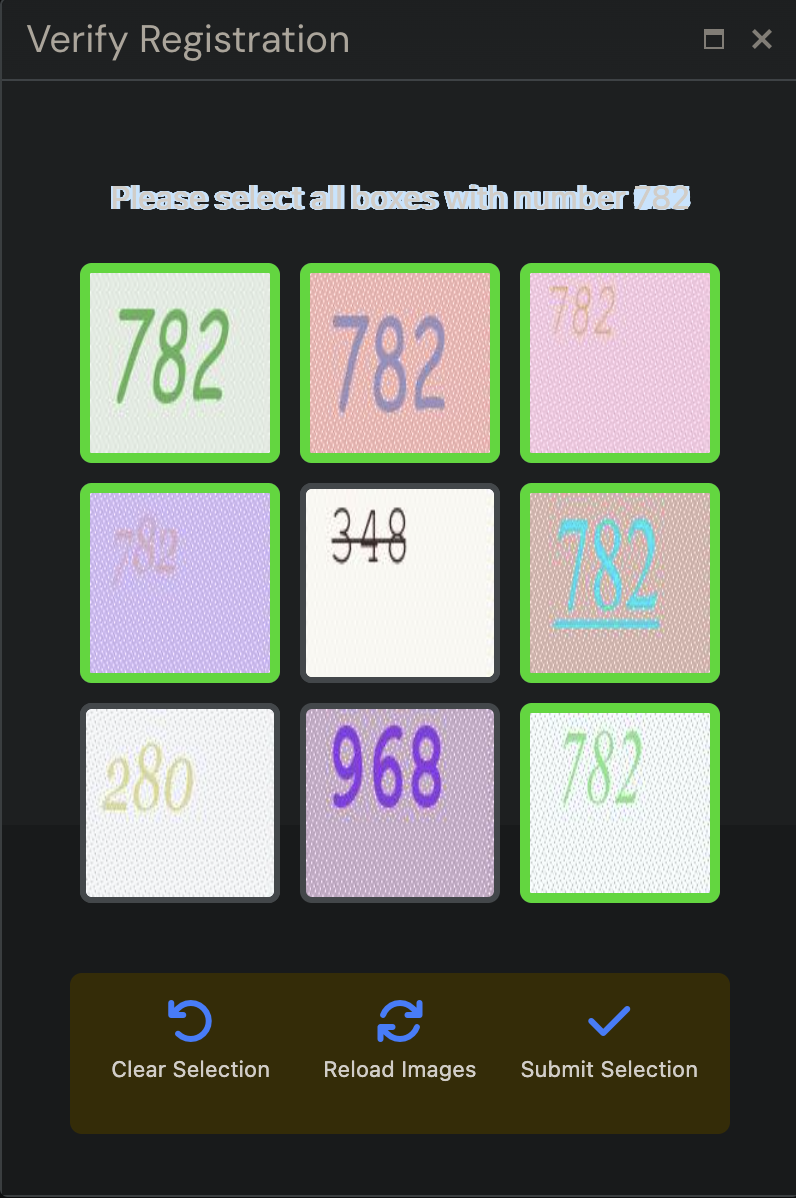
#> input picture images/captcha.png, 796 x 1198 px
$ python -i build_style_bank.py   (imports and definitions only)
#> lines starting #> are read from the running program, lines starting #| are printed output that depends on the picture
#!/usr/bin/env python3
"""
Build a style-aware bank of authentic CAPTCHA glyphs.

Key design:
- Never average glyphs.
- Never synthesize glyph shapes.
- Cluster complete CAPTCHA templates by measurable visual style.
- For each style cluster, digit, and position, select authentic medoid glyphs.
- Detect underline contamination and record it separately.
- Save manifests consumed by synthetic_compositor_v5.py.

Run:
python build_style_bank.py \
  --assets data/real_assets \
  --output data/style_bank \
  --clusters 8
"""

from __future__ import annotations

import argparse
import csv
import json
from collections import Counter, defaultdict
from dataclasses import asdict, dataclass
from pathlib import Path

import cv2
import numpy as np
from sklearn.cluster import KMeans
from sklearn.preprocessing import StandardScaler


@dataclass(frozen=True)
class Glyph:
    path: Path
    digit: str
    position: int
    x: int
    y: int
    width: int
    height: int
    source_tile: str
    quality: float


@dataclass(frozen=True)
class Background:
    path: Path
    source_tile: str


@dataclass(frozen=True)
class GlyphFeatures:
    aspect: float
    density: float
    stroke_width: float
    edge_softness: float
    mean_l: float
    mean_a: float
    mean_b: float
    underline_score: float
    component_count: int


@dataclass(frozen=True)
class TemplateFeatures:
    mean_height: float
    height_std: float
    mean_width: float
    width_std: float
    mean_stroke: float
    stroke_std: float
    mean_edge_softness: float
    mean_density: float
    spacing_1: float
    spacing_2: float
    baseline_std: float
    underline_fraction: float
    mean_l: float
    mean_chroma: float


def read_csv(path: Path) -> list[dict[str, str]]:
    with path.open(newline="", encoding="utf-8") as handle:
        return list(csv.DictReader(handle))


def resolve_path(root: Path, raw: str) -> Path:
    path = Path(raw)
    return path if path.is_absolute() else root / path


# [26 lines left out: functions load_bgra, alpha_bounds, underline_mask, not called in this run]


def glyph_features(image: np.ndarray) -> GlyphFeatures:
    alpha = image[:, :, 3]
    bounds = alpha_bounds(image)
    if bounds is None:
        return GlyphFeatures(0, 0, 0, 0, 0, 0, 0, 0, 0)

    x0, y0, x1, y1 = bounds
    crop_alpha = alpha[y0:y1, x0:x1]
    binary = (crop_alpha > 32).astype(np.uint8)
    h, w = binary.shape

    distance = cv2.distanceTransform(binary, cv2.DIST_L2, 5)
    stroke_values = distance[binary > 0] * 2.0
    stroke = float(stroke_values.mean()) if stroke_values.size else 0.0

    fractional = crop_alpha[(crop_alpha > 0) & (crop_alpha < 255)]
    edge_softness = float(
        len(fractional) / max(1, np.count_nonzero(crop_alpha))
    )

    count, _, stats, _ = cv2.connectedComponentsWithStats(binary, 8)
    substantial = 0
    for index in range(1, count):
        area = int(stats[index, cv2.CC_STAT_AREA])
        ch = int(stats[index, cv2.CC_STAT_HEIGHT])
        if area >= 5 and ch >= 3:
            substantial += 1

    valid = crop_alpha > 16
    bgr = image[y0:y1, x0:x1, :3]
    lab = cv2.cvtColor(bgr, cv2.COLOR_BGR2LAB).astype(np.float32)
    weights = crop_alpha[valid].astype(np.float32) / 255.0
    mean_lab = (
        np.average(lab[valid], axis=0, weights=weights)
        if np.any(valid)
        else np.array([128, 128, 128], dtype=np.float32)
    )

    line = underline_mask(alpha)
    underline_score = float(
        np.count_nonzero(line) / max(1, np.count_nonzero(alpha))
    )

    return GlyphFeatures(
        aspect=float(w / max(1, h)),
        density=float(binary.mean()),
        stroke_width=stroke,
        edge_softness=edge_softness,
        mean_l=float(mean_lab[0]),
        mean_a=float(mean_lab[1]),
        mean_b=float(mean_lab[2]),
        underline_score=underline_score,
        component_count=substantial,
    )


# [345 lines left out: functions valid_glyph, template_features, vectorize_template, glyph_distance, select_medoids, write_csv and 2 more, not called in this run]


# [2 lines not run here, left out]

>>> import cv2
>>> picture = cv2.imread('../../images/captcha.png', cv2.IMREAD_GRAYSCALE)
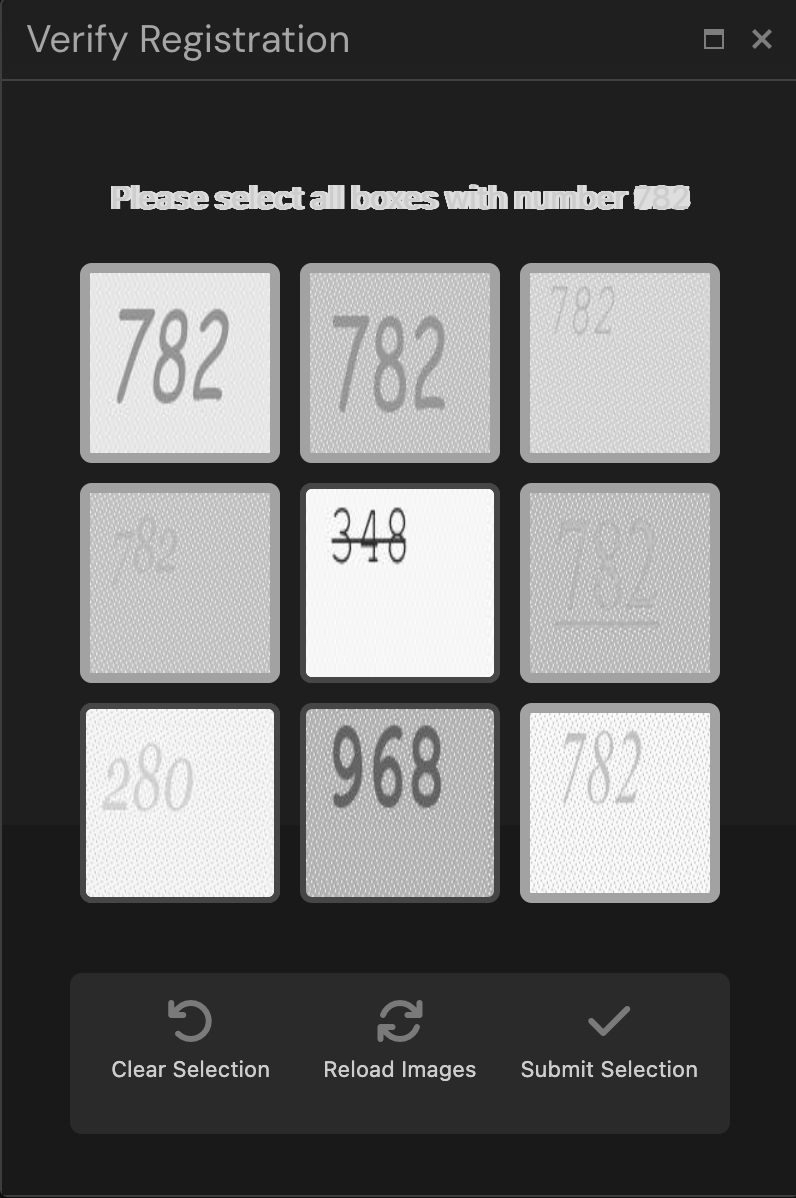
#> picture: shape (1198, 796); min 10, max 255, mean 98.1
#> (the run stopped early here; a loop or call above may not have finished)
